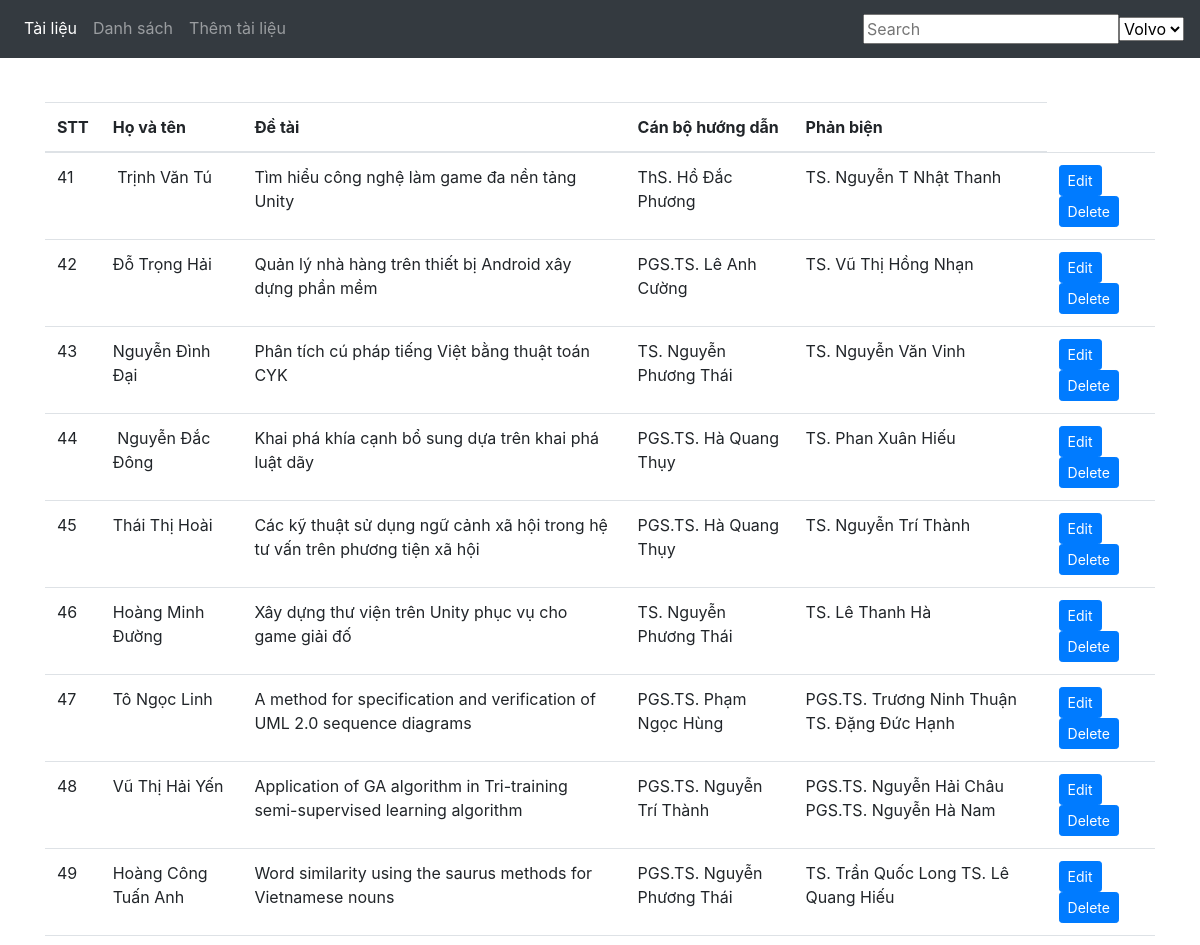
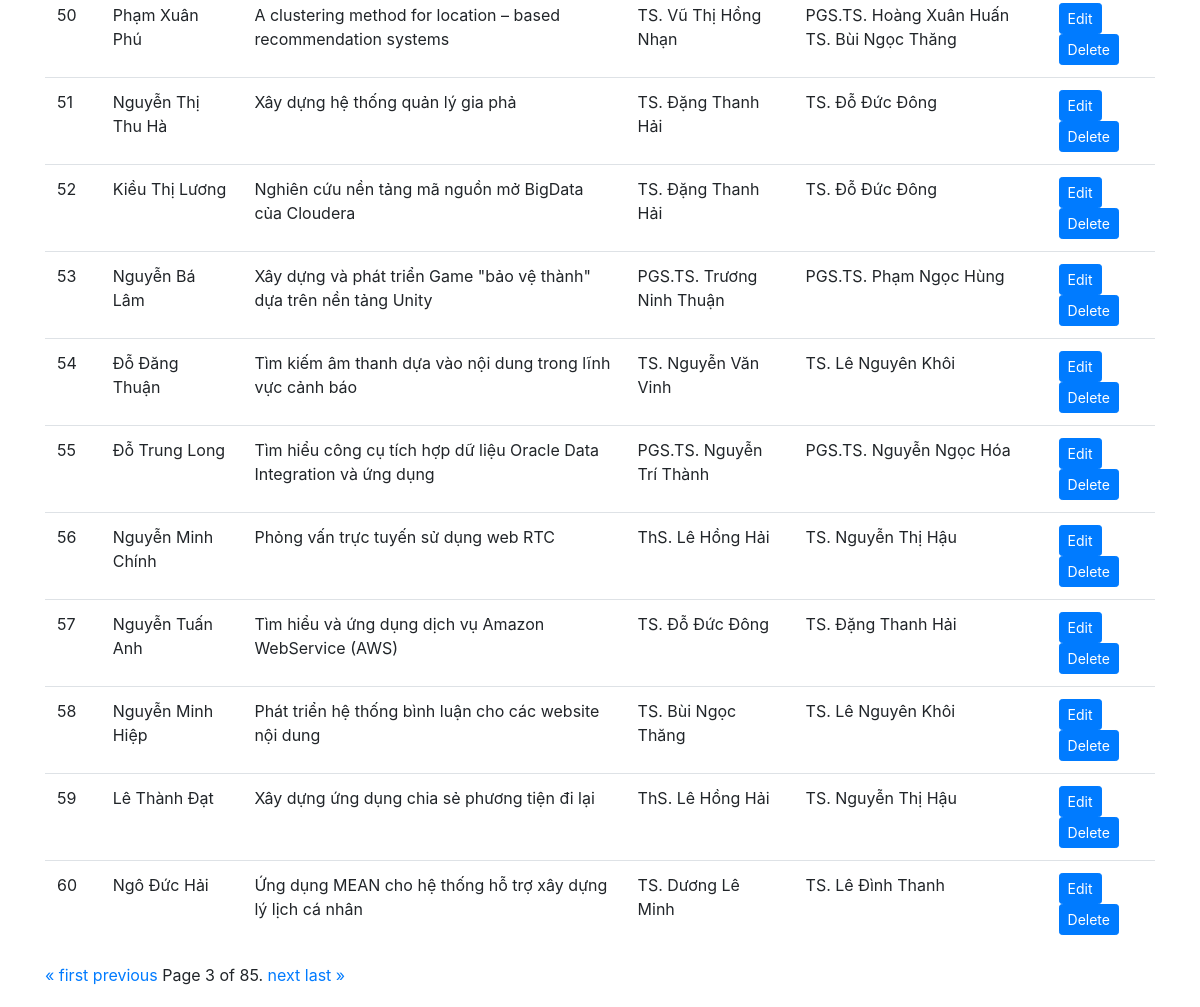
The app's page /list/view?page=3 with its own data (2 pictures, top to bottom).
### list/models.py (models this page shows)
class Student(models.Model):
    id = models.IntegerField(primary_key=True, null=False)
    id_student= models.IntegerField(null=True)
    name = models.CharField(max_length=30, null=True)
    birth_date = models.DateField(null=True)
    academic_year = models.CharField(max_length=30, null=True)
    topic = models.CharField(max_length=100, null=True)
    tutor = models.CharField(max_length=30, null=True)
    reviewer = models.CharField(max_length=30, null=True)
    work_unit = models.CharField(max_length=30, null=True)
    file = models.FileField(upload_to='media')
    kltn = models.BooleanField(null=True)
    nckh = models.BooleanField(null=True)

### list/views.py (the view)
# urls.py: path('list/view', view, name="view"),
def view(request):
    students = Student.objects.all()
    paginator = Paginator(students, 20)  # Show 20 students per page
    page = request.GET.get('page')
    students= paginator.get_page(page)
    return render(request, 'list/list.html', {'students':students})

### list/templates/list/list.html (shortened to what this page needs)
{% extends 'list/base.html' %}
{% block body %}
  <table class="table table-hover">
    <thead>
      <tr>
        <th>STT</th>
        <th>Họ và tên</th>
        <th>Đề tài</th>
        <th>Cán bộ hướng dẫn</th>
        <th>Phản biện</th>
      </tr>
    </thead>
   <tbody>
     {% for student in students %}
         <tr>
           <td>{{ student.id }}</td>
           <td>{{ student.name }} </td>
           <td>{{ student.topic }}
           <td>{{ student.tutor }}</td>
           <td>{{ student.reviewer }}</td>
           <td>
             <a href="{% url 'edit_info' student.pk %}" class="btn btn-primary btn-sm" role="button" aria-pressed="true" > Edit</a>
             <a href="{% url 'delete_student' student.pk %}" class="btn btn-primary btn-sm" role="button" aria-pressed="true" > Delete</a>
           </td>
         </tr>
     {% endfor %}
    </tbody>
  </table>
  <div class="pagination">
    <span class="step-links">
        {% if students.has_previous %}
            <a href="?page=1{% if request.GET.q %}&q={{ request.GET.q }}{% endif %}">&laquo; first</a>
            <a href="?page={{ students.previous_page_number }}{% if request.GET.q %}&q={{ request.GET.q }}{% endif %}">previous</a>
        {% endif %}
        <span class="current">
            Page {{ students.number }} of {{ students.paginator.num_pages }}.
        </span>
        {% if students.has_next %}
            <a href="?page={{ students.next_page_number }}{% if request.GET.q %}&q={{ request.GET.q }}{% endif %}">next</a>
            <a href="?page={{ students.paginator.num_pages }}{% if request.GET.q %}&q={{ request.GET.q }}{% endif %}">last &raquo;</a>
        {% endif %}
    </span>
</div>
{% endblock %}

### list/templates/list/base.html (style rules this page uses)
body { padding-bottom: 20px; }
th { vertical-align: middle; }

### records on screen
Student: id "41", name "Trịnh Văn Tú", topic "Tìm hiểu công nghệ làm game đa nền tảng Unity", tutor "ThS. Hồ Đắc Phương", reviewer "TS. Nguyễn T Nhật Thanh"
Student: id "42", name "Đỗ Trọng Hải", topic "Quản lý nhà hàng trên thiết bị Android xây dựng phần mềm", tutor "PGS.TS. Lê Anh Cường", reviewer "TS. Vũ Thị Hồng Nhạn"
Student: id "43", name "Nguyễn Đình Đại", topic "Phân tích cú pháp tiếng Việt bằng thuật toán CYK", tutor "TS. Nguyễn Phương Thái", reviewer "TS. Nguyễn Văn Vinh"
Student: id "44", name "Nguyễn Đắc Đông", topic "Khai phá khía cạnh bổ sung dựa trên khai phá luật dãy", tutor "PGS.TS. Hà Quang Thụy", reviewer "TS. Phan Xuân Hiếu"
Student: id "45", name "Thái Thị Hoài", topic "Các kỹ thuật sử dụng ngữ cảnh xã hội trong hệ tư vấn trên phương tiện xã hội", tutor "PGS.TS. Hà Quang Thụy", reviewer "TS. Nguyễn Trí Thành"
Student: id "46", name "Hoàng Minh Đường", topic "Xây dựng thư viện trên Unity phục vụ cho game giải đố", tutor "TS. Nguyễn Phương Thái", reviewer "TS. Lê Thanh Hà"
Student: id "47", name "Tô Ngọc Linh", topic "A method for specification and verification of UML 2.0 sequence diagrams", tutor "PGS.TS. Phạm Ngọc Hùng", reviewer "PGS.TS. Trương Ninh Thuận TS. Đặng Đức Hạnh"
Student: id "48", name "Vũ Thị Hải Yến", topic "Application of GA algorithm in Tri-training semi-supervised learning algorithm", tutor "PGS.TS. Nguyễn Trí Thành", reviewer "PGS.TS. Nguyễn Hải Châu PGS.TS. Nguyễn Hà Nam"
Student: id "49", name "Hoàng Công Tuấn Anh", topic "Word similarity using the saurus methods for Vietnamese nouns", tutor "PGS.TS. Nguyễn Phương Thái", reviewer "TS. Trần Quốc Long TS. Lê Quang Hiếu"
Student: id "50", name "Phạm Xuân Phú", topic "A clustering method for location – based recommendation systems", tutor "TS. Vũ Thị Hồng Nhạn", reviewer "PGS.TS. Hoàng Xuân Huấn TS. Bùi Ngọc Thăng"
Student: id "51", name "Nguyễn Thị Thu Hà", topic "Xây dựng hệ thống quản lý gia phả", tutor "TS. Đặng Thanh Hải", reviewer "TS. Đỗ Đức Đông"
Student: id "52", name "Kiều Thị Lương", topic "Nghiên cứu nền tảng mã nguồn mở BigData của Cloudera", tutor "TS. Đặng Thanh Hải", reviewer "TS. Đỗ Đức Đông"
Student: id "53", name "Nguyễn Bá Lâm", topic "Xây dựng và phát triển Game \"bảo vệ thành\" dựa trên nền tảng Unity", tutor "PGS.TS. Trương Ninh Thuận", reviewer "PGS.TS. Phạm Ngọc Hùng"
Student: id "54", name "Đỗ Đăng Thuận", topic "Tìm kiếm âm thanh dựa vào nội dung trong lĩnh vực cảnh báo", tutor "TS. Nguyễn Văn Vinh", reviewer "TS. Lê Nguyên Khôi"
Student: id "55", name "Đỗ Trung Long", topic "Tìm hiểu công cụ tích hợp dữ liệu Oracle Data Integration và ứng dụng", tutor "PGS.TS. Nguyễn Trí Thành", reviewer "PGS.TS. Nguyễn Ngọc Hóa"
Student: id "56", name "Nguyễn Minh Chính", topic "Phỏng vấn trực tuyến sử dụng web RTC", tutor "ThS. Lê Hồng Hải", reviewer "TS. Nguyễn Thị Hậu"
Student: id "57", name "Nguyễn Tuấn Anh", topic "Tìm hiểu và ứng dụng dịch vụ Amazon WebService (AWS)", tutor "TS. Đỗ Đức Đông", reviewer "TS. Đặng Thanh Hải"
Student: id "58", name "Nguyễn Minh Hiệp", topic "Phát triển hệ thống bình luận cho các website nội dung", tutor "TS. Bùi Ngọc Thăng", reviewer "TS. Lê Nguyên Khôi"
Student: id "59", name "Lê Thành Đạt", topic "Xây dựng ứng dụng chia sẻ phương tiện đi lại", tutor "ThS. Lê Hồng Hải", reviewer "TS. Nguyễn Thị Hậu"
Student: id "60", name "Ngô Đức Hải", topic "Ứng dụng MEAN cho hệ thống hỗ trợ xây dựng lý lịch cá nhân", tutor "TS. Dương Lê Minh", reviewer "TS. Lê Đình Thanh"

### other values on screen
{{ students.number }} "3"
{{ students.paginator.num_pages }} "85"
